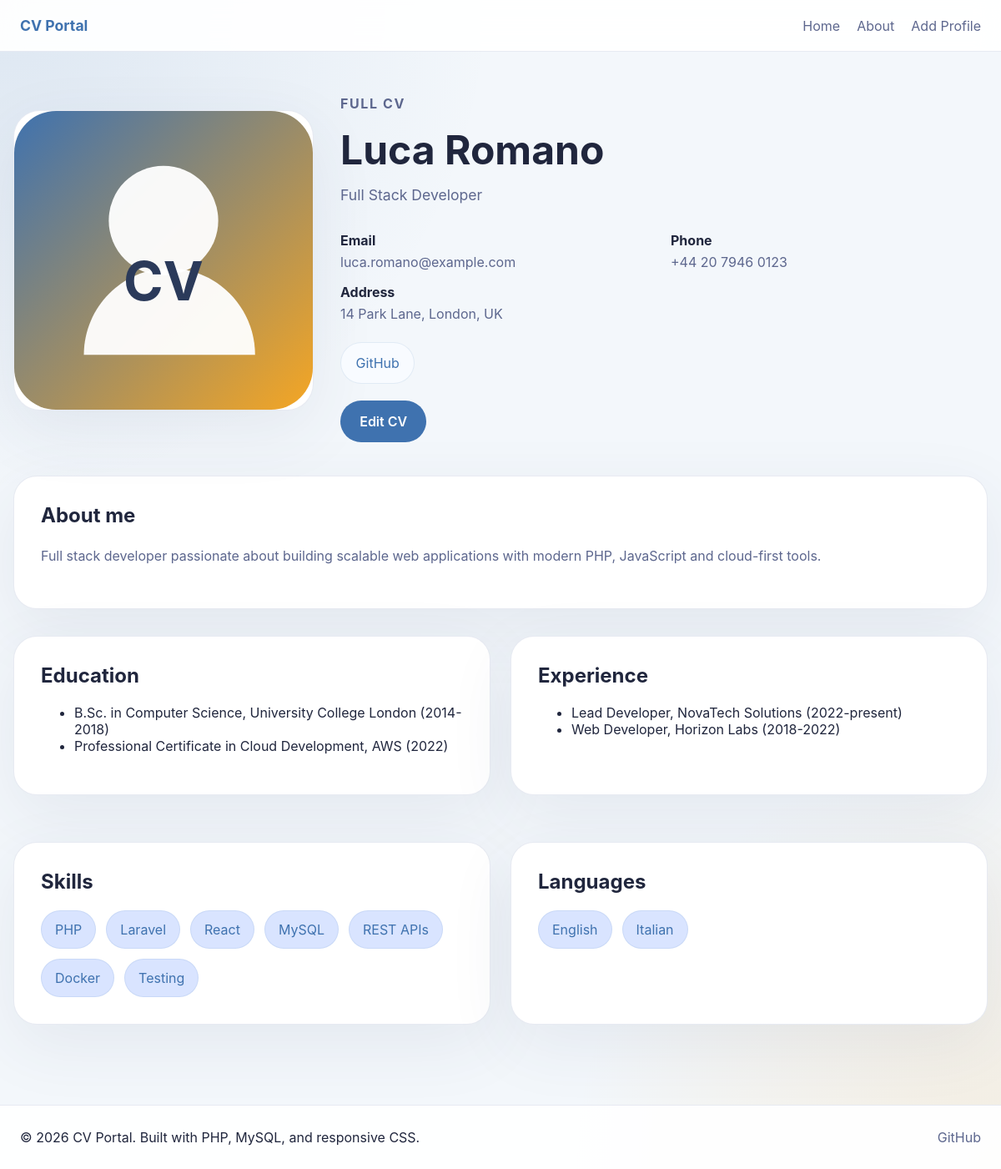
Screenshot of /profile.php?id=2 with the database file from the repository.
### tables this page shows
CREATE TABLE IF NOT EXISTS profiles (
    id INT UNSIGNED AUTO_INCREMENT PRIMARY KEY,
    fullname VARCHAR(150) NOT NULL,
    job_title VARCHAR(120) NOT NULL,
    photo VARCHAR(255) NOT NULL,
    email VARCHAR(120) NOT NULL,
    phone VARCHAR(40) NOT NULL,
    address VARCHAR(255) NOT NULL,
    about_me TEXT NOT NULL,
    education TEXT NOT NULL,
    experience TEXT NOT NULL,
    skills TEXT NOT NULL,
    languages TEXT NOT NULL,
    github VARCHAR(255) DEFAULT NULL,
    created_at DATETIME NOT NULL DEFAULT CURRENT_TIMESTAMP
);

### profile.php (the view, shortened to what this page needs)
<?php
require_once 'pdo.php';
$id = filter_input(INPUT_GET, 'id', FILTER_VALIDATE_INT);
$stmt = $pdo->prepare('SELECT * FROM profiles WHERE id = :id');
$stmt->execute(['id' => $id]);
$profile = $stmt->fetch();
function escape($value) {
    return htmlspecialchars($value, ENT_QUOTES, 'UTF-8');
}
function renderList($text) {
    $items = array_filter(array_map('trim', explode("\n", $text)));
    foreach ($items as $item) {
        echo '<li>' . htmlspecialchars($item, ENT_QUOTES, 'UTF-8') . '</li>';
    }
}
?>
<!DOCTYPE html>
<html lang="en">
<head>
    <link rel="stylesheet" href="style.css">
</head>
<body>
<?php include 'header.php'; ?>
<main class="page-content profile-page">
    <section class="profile-hero">
        <div class="profile-hero-photo">
            <img src="<?= escape($profile['photo']); ?>" alt="<?= escape($profile['fullname']); ?> profile photo">
        </div>
        <div class="profile-hero-copy">
            <p class="eyebrow">Full CV</p>
            <h1><?= escape($profile['fullname']); ?></h1>
            <p class="subheading"><?= escape($profile['job_title']); ?></p>
            <div class="contact-grid">
                <div><strong>Email</strong><a href="mailto:<?= escape($profile['email']); ?>"><?= escape($profile['email']); ?></a></div>
                <div><strong>Phone</strong><a href="tel:<?= escape($profile['phone']); ?>"><?= escape($profile['phone']); ?></a></div>
                <div><strong>Address</strong><span><?= escape($profile['address']); ?></span></div>
            </div>
            <div class="social-badges">
                <?php if ($profile['github']): ?><a href="<?= escape($profile['github']); ?>" target="_blank" rel="noopener">GitHub</a><?php endif; ?>
            </div>
            <div class="profile-actions">
                <a href="edit.php?id=<?= $profile['id']; ?>" class="btn-primary">Edit CV</a>
            </div>
        </div>
    </section>
    <section class="content-block about-block">
        <h2>About me</h2>
        <p><?= nl2br(escape($profile['about_me'])); ?></p>
    </section>
    <div class="resume-grid">
        <section class="content-block">
            <h2>Education</h2>
            <ul>
                <?php renderList($profile['education']); ?>
            </ul>
        </section>
        <section class="content-block">
            <h2>Experience</h2>
            <ul>
            </ul>
        </section>
        <section class="content-block">
            <h2>Skills</h2>
            <ul class="pill-list">
                <?php foreach (array_filter(array_map('trim', explode(',', $profile['skills']))) as $skill): ?>
                    <li><?= escape($skill); ?></li>
                <?php endforeach; ?>
            </ul>
        </section>
        <section class="content-block">
            <h2>Languages</h2>
            <ul class="pill-list">
                <?php foreach (array_filter(array_map('trim', explode(',', $profile['languages']))) as $language): ?>
                    <li><?= escape($language); ?></li>
                <?php endforeach; ?>
            </ul>
        </section>
    </div>
</main>
<?php include 'footer.php'; ?>
</body>
</html>

### style.css (style rules this page uses)
:root { --bg: #f3f7fb; --surface: #ffffff; --surface-alt: #f8fbff; --text: #20263d; --muted: #5d678e; --primary: #3f72af; --primary-soft: #d9e4ff; --accent: #f5a623; --border: rgba(59, 83, 147, 0.12); --shadow: 0 24px 80px rgba(47, 62, 101, 0.08); }
* { box-sizing: border-box; }
html { scroll-behavior: smooth; }
body { margin: 0; font-family: Inter, system-ui, -apple-system, BlinkMacSystemFont, 'Segoe UI', sans-serif; background: radial-gradient(circle at top left, rgba(63, 114, 175, 0.12), transparent 32%), radial-gradient(circle at bottom right, rgba(245, 166, 35, 0.12), transparent 28%), var(--bg); color: var(--text); min-height: 100vh; }
img { max-width: 100%; display: block; }
a { color: inherit; text-decoration: none; }
.page-content { width: min(1220px, calc(100% - 2rem)); margin: 0 auto; padding: 2rem 0 4rem; }
.hero-section, .about-hero, .profile-hero { display: grid; gap: 2rem; margin-bottom: 2.5rem; }
.eyebrow { display: inline-flex; align-items: center; gap: 0.5rem; color: var(--primary); font-size: 0.9rem; font-weight: 700; text-transform: uppercase; letter-spacing: 0.1em; }
.hero-section h1, .section-heading h1, .profile-page h1 { font-size: clamp(2.5rem, 4vw, 3.6rem); line-height: 1.05; margin: 0.75rem 0 1rem; }
.hero-section p, .about-page p, .profile-page p, .content-block p, .feature-card p, .profile-hero p { font-size: 1rem; line-height: 1.8; color: var(--muted); }
.btn-primary, .btn-secondary, .slider-button { display: inline-flex; align-items: center; justify-content: center; padding: 0.95rem 1.45rem; border-radius: 999px; border: none; background: var(--primary); color: #fff; font-weight: 600; transition: transform 0.2s ease, background 0.2s ease; }
.profile-actions { margin-top: 1.25rem; }
.content-block { background: var(--surface); border-radius: 1.75rem; padding: 2rem; border: 1px solid var(--border); box-shadow: var(--shadow); margin-bottom: 2rem; }
.content-block h2 { margin-top: 0; }
.resume-grid { display: grid; gap: 1.5rem; grid-template-columns: repeat(2, minmax(0, 1fr)); }
.pill-list { list-style: none; padding: 0; margin: 0; display: flex; flex-wrap: wrap; gap: 0.75rem; }
.pill-list li { background: var(--primary-soft); color: var(--primary); padding: 0.75rem 1rem; border-radius: 999px; border: 1px solid rgba(63, 114, 175, 0.1); }
.profile-page .profile-hero { grid-template-columns: minmax(220px, 360px) 1fr; align-items: center; gap: 2rem; }
.profile-hero-photo { border-radius: 2rem; overflow: hidden; border: 1px solid var(--border); background: var(--surface); box-shadow: var(--shadow); }
.profile-hero-photo img { width: 100%; height: auto; display: block; }
.profile-hero-copy h1 { margin: 0; font-size: clamp(2.4rem, 4vw, 3rem); }
.profile-hero-copy .subheading { font-size: 1.1rem; margin: 0.8rem 0 1.75rem; color: var(--muted); }
.contact-grid { display: grid; gap: 1rem; grid-template-columns: repeat(2, minmax(0, 1fr)); }
.contact-grid strong { display: block; margin-bottom: 0.4rem; color: var(--text); }
.contact-grid a, .contact-grid span { display: block; color: var(--muted); }
.social-badges { display: flex; flex-wrap: wrap; gap: 0.75rem; margin-top: 1.5rem; }
.social-badges a { display: inline-flex; align-items: center; justify-content: center; background: var(--surface-alt); color: var(--primary); padding: 0.85rem 1.1rem; border-radius: 999px; border: 1px solid rgba(63, 114, 175, 0.12); }

### rows the page displays
profiles: photo (placeholder picture), fullname "Luca Romano", job_title "Full Stack Developer", email "luca.romano@example.com", phone "+44 20 7946 0123", address "14 Park Lane, London, UK", about_me "Full stack developer passionate about building scalable web applications with modern PHP, JavaScript and cloud-first tools.", education "B.Sc. in Computer Science, University College London (2014-2018)", education "Professional Certificate in Cloud Development, AWS (2022)", experience "Lead Developer, NovaTech Solutions (2022-present)", experience "Web Developer, Horizon Labs (2018-2022)", skills "PHP", skills "Laravel", skills "React", skills "MySQL", skills "REST APIs", skills "Docker", skills "Testing", languages "English", languages "Italian"
